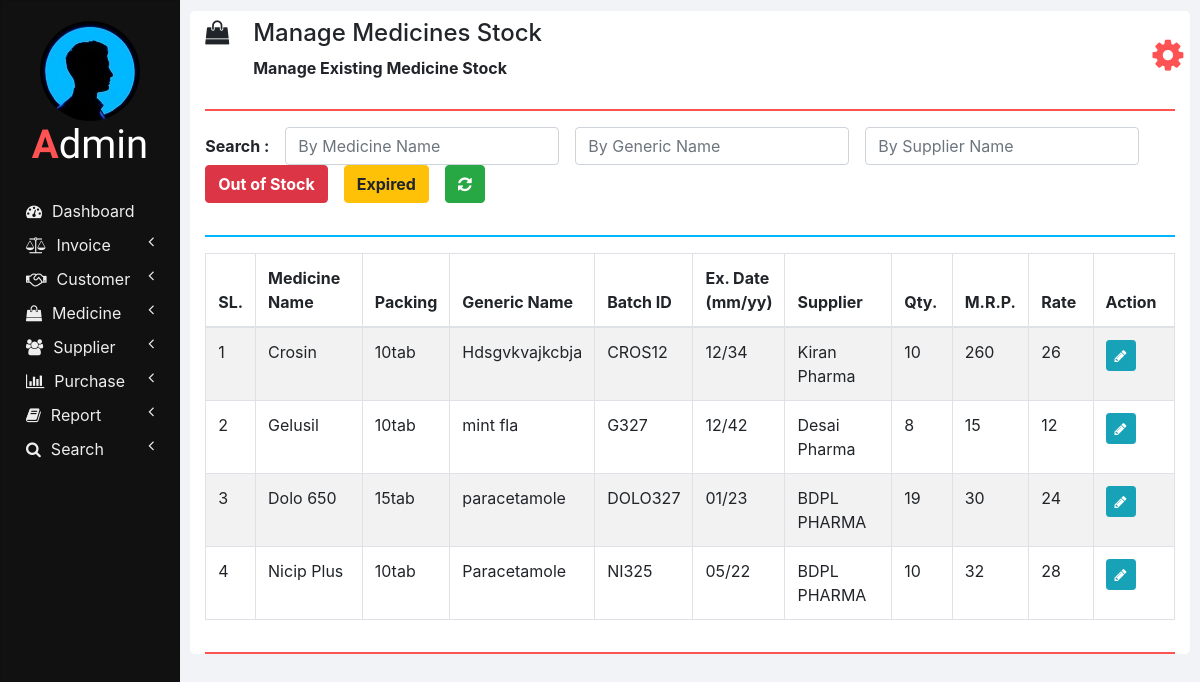
Page /manage_medicine_stock.php on the committed database.
### tables this page shows
CREATE TABLE `medicines` (
  `ID` int(11) NOT NULL,
  `NAME` varchar(100) NOT NULL,
  `DIAGNOSE_NAME` varchar(255) DEFAULT NULL,
  `PACKING` varchar(20) NOT NULL,
  `GENERIC_NAME` varchar(100) NOT NULL,
  `SUPPLIER_NAME` varchar(100) NOT NULL
);

CREATE TABLE `medicines_stock` (
  `ID` int(11) NOT NULL,
  `NAME` varchar(100) NOT NULL,
  `DIAGNOSE_NAME` varchar(255) NOT NULL,
  `BATCH_ID` varchar(20) NOT NULL,
  `EXPIRY_DATE` varchar(10) NOT NULL,
  `QUANTITY` int(11) NOT NULL,
  `MRP` double NOT NULL,
  `RATE` double NOT NULL
);

### php/manage_medicine_stock.php (the view, shortened to what this page needs)
<?php
  function showMedicinesStock($id) {
    require "db_connection.php";
    if($con) {
      $seq_no = 0;
      $query = "SELECT * FROM medicines INNER JOIN medicines_stock ON medicines.NAME = medicines_stock.NAME";
      $result = mysqli_query($con, $query);
      while($row = mysqli_fetch_array($result)) {
        $seq_no++;
        if($row['BATCH_ID'] == $id)
          showEditOptionsRow($seq_no, $row);
        else
          showMedicineStockRow($seq_no, $row);
      }
    }
  }
  function showMedicineStockRow($seq_no, $row) {
    ?>
    <tr>
      <td><?php echo $seq_no; ?></td>
      <td><?php echo $row['NAME']; ?></td>
      <td><?php echo $row['PACKING']; ?></td>
      <td><?php echo $row['GENERIC_NAME']; ?></td>
      <td><?php echo $row['BATCH_ID']; ?></td>
      <td><?php echo $row['EXPIRY_DATE']; ?></td>
      <td><?php echo $row['SUPPLIER_NAME']; ?></td>
      <td><?php echo $row['QUANTITY']; ?></td>
      <td><?php echo $row['MRP']; ?></td>
      <td><?php echo $row['RATE']; ?></td>
      <td>
        <button href="" class="btn btn-info btn-sm" onclick="editMedicineStock('<?php echo $row['BATCH_ID']; ?>');">
          <i class="fa fa-pencil"></i>
        </button>
      </td>
    </tr>
    <?php
  }
  ?>

### css/sidenav.css (style rules this page uses)
body { background-color: #f1f3f6; }
.sidenav { width: 15%; height: 100vh; background-color: #222222; position: fixed; z-index: 1; flex: 1 0 auto; }
.card { width: 100%; height: 100%; top: 0; border-radius: 0; background-color: #111111; }
.logo .logo-caption { font-family: 'Poiret One', cursive; color: #ffffff; text-align: center; margin-bottom: 25px; }
.logo .profile { margin-left: 50%; border-radius: 50%; transform: translate(-50%); }
.logo .tweak { color: #ff5252; font-weight: bold; }
.main-menu-item { padding: 5px 5px; cursor: pointer; }
.main-menu-item > a { color: #eeeeee; text-decoration: none; font-size: 16px; }
.main-menu-item > a > span { margin-left: 10px; }

### css/home.css (style rules this page uses)
html, body { height: 100vh; }

### rows in the picture
medicines: seq_no "1", medicines_stock.NAME "Crosin", PACKING "10tab", GENERIC_NAME "Hdsgvkvajkcbja", medicines_stock.BATCH_ID "CROS12", medicines_stock.EXPIRY_DATE "12/34", SUPPLIER_NAME "Kiran Pharma", medicines_stock.QUANTITY "10", medicines_stock.MRP "260", medicines_stock.RATE "26"
medicines: seq_no "2", medicines_stock.NAME "Gelusil", PACKING "10tab", GENERIC_NAME "mint fla", medicines_stock.BATCH_ID "G327", medicines_stock.EXPIRY_DATE "12/42", SUPPLIER_NAME "Desai Pharma", medicines_stock.QUANTITY "8", medicines_stock.MRP "15", medicines_stock.RATE "12"
medicines: seq_no "3", medicines_stock.NAME "Dolo 650", PACKING "15tab", GENERIC_NAME "paracetamole", medicines_stock.BATCH_ID "DOLO327", medicines_stock.EXPIRY_DATE "01/23", SUPPLIER_NAME "BDPL PHARMA", medicines_stock.QUANTITY "19", medicines_stock.MRP "30", medicines_stock.RATE "24"
medicines: seq_no "4", medicines_stock.NAME "Nicip Plus", PACKING "10tab", GENERIC_NAME "Paracetamole", medicines_stock.BATCH_ID "NI325", medicines_stock.EXPIRY_DATE "05/22", SUPPLIER_NAME "BDPL PHARMA", medicines_stock.QUANTITY "10", medicines_stock.MRP "32", medicines_stock.RATE "28"

### other values in the picture
$heading "Manage Medicines Stock"
$sub_heading "Manage Existing Medicine Stock"
